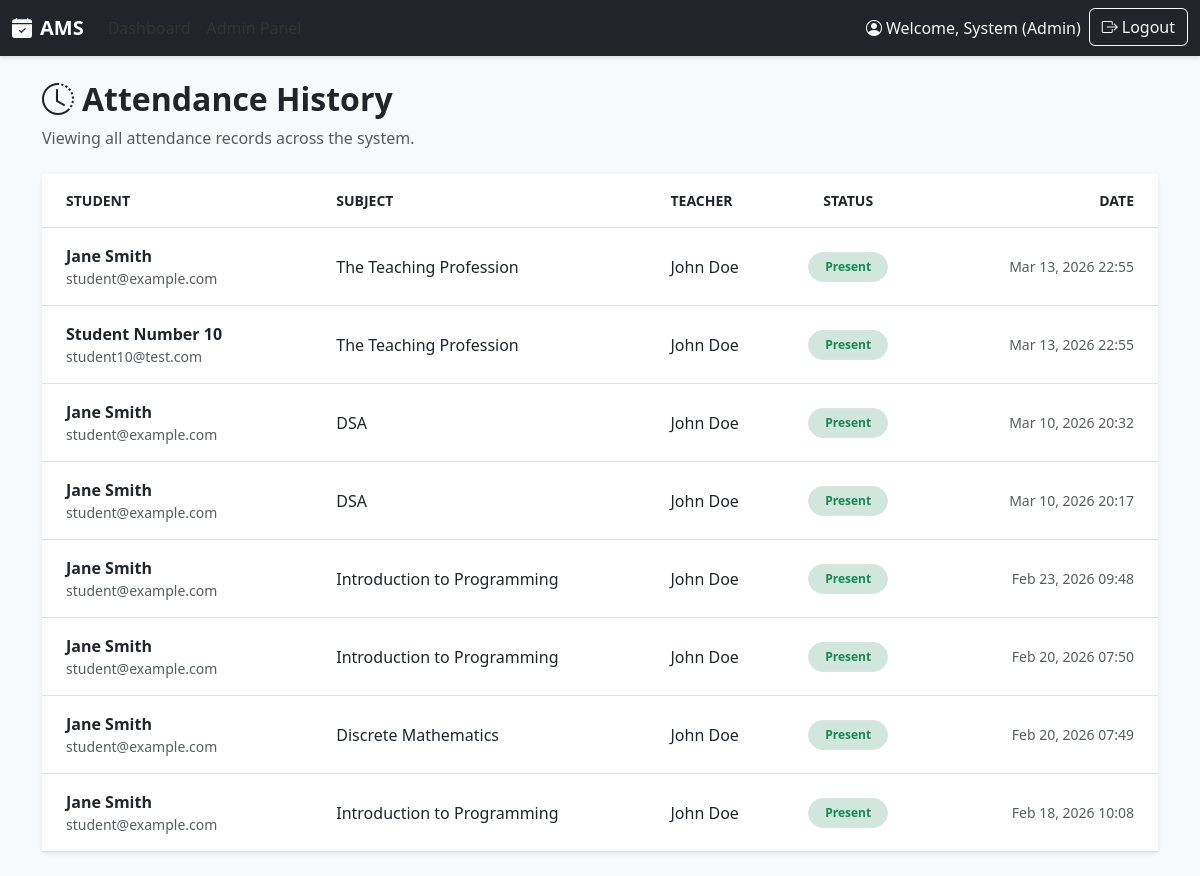
/accounts/admin/attendance/history/ (signed in), run on an earlier commit of the app's database.
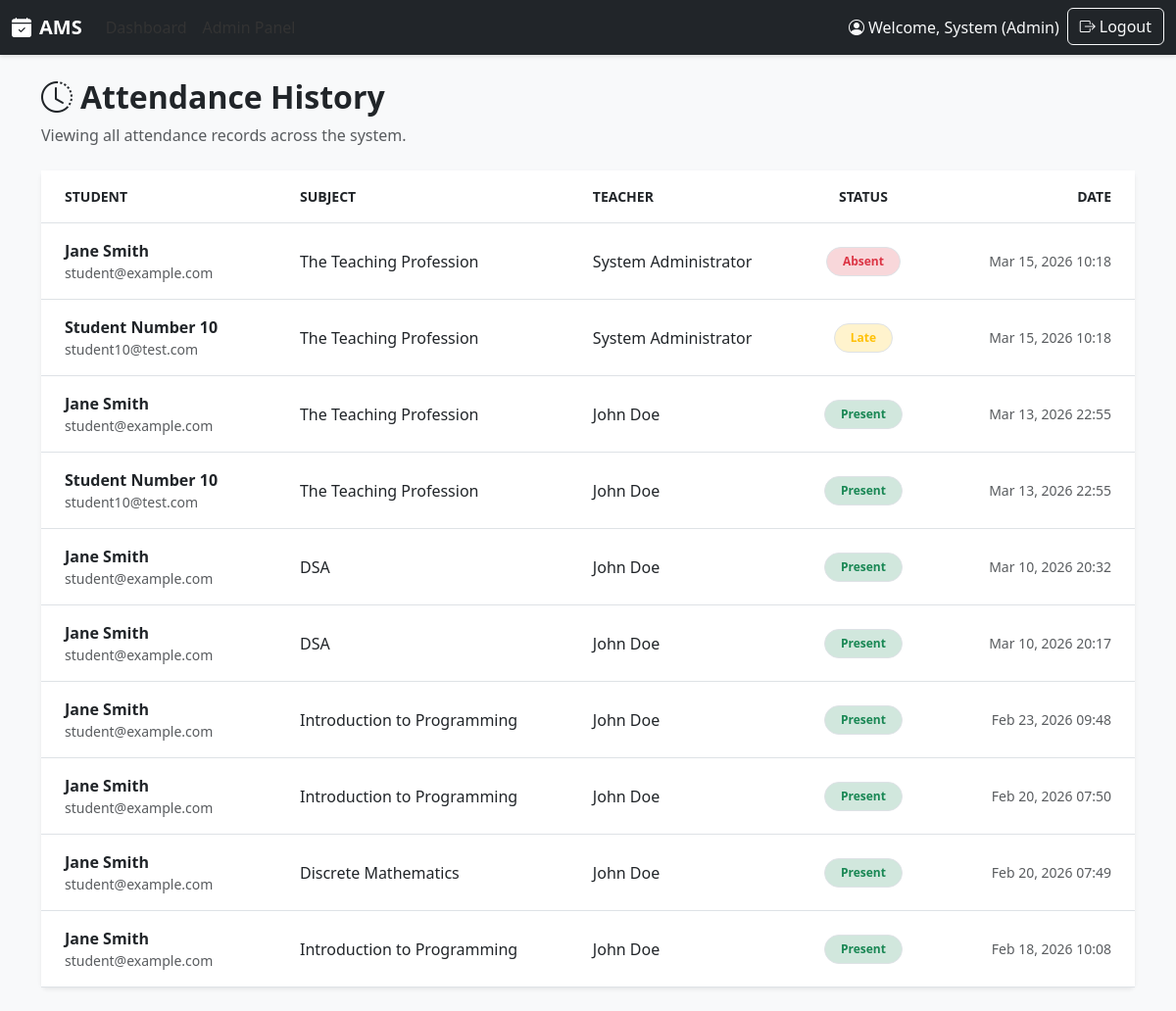
And on a later commit of the database.
### core/models.py (models this page shows, shortened)
class Attendance(models.Model):
    STATUS_CHOICES = [
        ('present', 'Present'),
        ('absent', 'Absent'),
        ('late', 'Late'),
    ]
    VERIFICATION_CHOICES = [
        ('pending', 'Pending'),
        ('verified', 'Verified'),
        ('rejected', 'Rejected'),
    ]
    id = models.UUIDField(primary_key=True, default=uuid.uuid4, editable=False)
    session = models.ForeignKey(ClassSchedule, on_delete=models.CASCADE, related_name='attendances')
    student = models.ForeignKey(Student, on_delete=models.CASCADE, related_name='attendance_records')
    status = models.CharField(max_length=20, choices=STATUS_CHOICES)
    verification_status = models.CharField(max_length=20, choices=VERIFICATION_CHOICES, default='pending')
    marked_by = models.ForeignKey(User, on_delete=models.SET_NULL, null=True, related_name='marked_attendances')
    marked_at = models.DateTimeField(default=timezone.now)
    verified_by = models.ForeignKey(User, on_delete=models.SET_NULL, null=True, related_name='verified_attendances')
    verified_at = models.DateTimeField(null=True, blank=True)
    updated_at = models.DateTimeField(auto_now=True)
    class Meta:
        db_table = 'attendance'
        unique_together = ['session', 'student']
        ordering = ['-session__session_date', 'student__user__lastname']

class Student(models.Model):
    id = models.UUIDField(primary_key=True, default=uuid.uuid4, editable=False)
    user = models.OneToOneField(User, on_delete=models.CASCADE, related_name='student_profile')
    course = models.ForeignKey(Course, on_delete=models.SET_NULL, null=True, related_name='students')
    current_semester = models.IntegerField(default=1)
    enrollment_year = models.IntegerField()
    updated_by = models.ForeignKey(User, on_delete=models.SET_NULL, null=True, related_name='updated_students')
    created_at = models.DateTimeField(auto_now_add=True)
    updated_at = models.DateTimeField(auto_now=True)
    class Meta:
        db_table = 'student'
        ordering = ['-enrollment_year', 'user__lastname']

class User(AbstractUser):
    ROLE_CHOICES = [
        ('admin', 'Admin'),
        ('teacher', 'Teacher'),
        ('student', 'Student'),
    ]
    username = None
    id = models.UUIDField(primary_key=True, default=uuid.uuid4, editable=False)
    firstname = models.CharField(max_length=100)
    middlename = models.CharField(max_length=100, blank=True, null=True)
    lastname = models.CharField(max_length=100)
    email = models.EmailField(unique=True)
    role = models.CharField(max_length=20, choices=ROLE_CHOICES)
    updated_at = models.DateTimeField(auto_now=True)
    USERNAME_FIELD = 'email'
    REQUIRED_FIELDS = ['firstname', 'lastname']
    objects = UserManager()
    class Meta:
        db_table = 'user'
        ordering = ['-date_joined']

class ClassSchedule(models.Model):
    id = models.UUIDField(primary_key=True, default=uuid.uuid4, editable=False)
    subject = models.ForeignKey(Subject, on_delete=models.CASCADE, related_name='schedules')
    session_date = models.DateField()
    start_time = models.TimeField()
    end_time = models.TimeField()
    taught_by = models.ForeignKey(User, on_delete=models.CASCADE, limit_choices_to={'role': 'teacher'}, related_name='classes_taught')
    created_at = models.DateTimeField(auto_now_add=True)
    updated_at = models.DateTimeField(auto_now=True)
    class Meta:
        db_table = 'class_schedule'
        ordering = ['-session_date', 'start_time']

class Subject(models.Model):
    id = models.UUIDField(primary_key=True, default=uuid.uuid4, editable=False)
    course = models.ForeignKey(Course, on_delete=models.CASCADE, related_name='subjects', null=True)
    semester = models.ForeignKey(Semester, on_delete=models.CASCADE, related_name='subjects', null=True)
    subject_code = models.CharField(max_length=50, unique=True)
    subject_name = models.CharField(max_length=200)
    created_at = models.DateTimeField(auto_now_add=True)
    updated_at = models.DateTimeField(auto_now=True)
    class Meta:
        db_table = 'subject'
        ordering = ['subject_code']

### accounts/views.py (the view)
# urls.py: path('admin/attendance/history/', views.attendance_history, name='attendance_history'),
@login_required
@user_passes_test(role_check('admin'), login_url='login')
def attendance_history(request):
    subject_filter = request.GET.get('subject')
    attendance_records = Attendance.objects.all().select_related(
        'student__user', 'session__subject', 'session__taught_by'
    )
    selected_subject = None
    if subject_filter:
        attendance_records = attendance_records.filter(session__subject_id=subject_filter)
        selected_subject = Subject.objects.filter(id=subject_filter).first()
    attendance_records = attendance_records.order_by('-marked_at')
    page_title = 'Attendance History'
    if selected_subject:
        page_title = f'Attendance History: {selected_subject.subject_name}'
    context = {
        'attendance_records': attendance_records,
        'subject_filter': subject_filter,
        'selected_subject': selected_subject,
        'page_title': page_title
    }
    return render(request, 'admin/attendance_history.html', context)

### accounts/views.py (called while the page is built)
def role_check(role):
    def check(user):
        return user.is_authenticated and (user.role == role or user.is_superuser)
    return check

### templates/admin/attendance_history.html (shortened to what this page needs)
{% extends 'base.html' %}
{% block content %}
<div class="mb-4">
    <h2 class="fw-bold"><i class="bi bi-clock-history me-2"></i>{{ page_title }}</h2>
    <p class="text-muted">Viewing all attendance records across the system.</p>
</div>
<div class="card shadow-sm border-0">
    <div class="card-body p-0">
        <div class="table-responsive">
            <table class="table table-hover align-middle mb-0">
                <thead class="bg-light text-muted small text-uppercase">
                    <tr>
                        <th class="px-4 py-3">Student</th>
                        <th class="py-3">Subject</th>
                        <th class="py-3">Teacher</th>
                        <th class="py-3 text-center">Status</th>
                        <th class="px-4 py-3 text-end">Date</th>
                    </tr>
                </thead>
                <tbody>
                    {% for record in attendance_records %}
                    <tr>
                        <td class="px-4 py-3">
                            <div class="fw-bold">
                                {{ record.student.user.firstname }}
                                {{ record.student.user.lastname }}
                            </div>
                            <div class="text-muted small">{{ record.student.user.email }}</div>
                        </td>
                        <td class="py-3">{{ record.session.subject.subject_name }}</td>
                        <td class="py-3">
                            {{ record.session.taught_by.firstname }}
                            {{ record.session.taught_by.lastname }}
                        </td>
                        <td class="py-3 text-center">
                            <span
                                class="badge {% if record.status == 'present' %}bg-success-subtle text-success{% elif record.status == 'absent' %}bg-danger-subtle text-danger{% else %}bg-warning-subtle text-warning{% endif %} rounded-pill px-3 py-2 border">
                                {{ record.status|title }}
                            </span>
                        </td>
                        <td class="px-4 py-3 text-end text-muted small">{{ record.marked_at|date:"M d, Y H:i" }}</td>
                    </tr>
                    {% empty %}
                    <tr>
                        <td colspan="5" class="text-center py-5 text-muted">No attendance records found.</td>
                    </tr>
                    {% endfor %}
                </tbody>
            </table>
        </div>
    </div>
</div>
{% endblock %}

What changed in the data, as far as the page shows it:
added Attendance: student.user.firstname "Jane", student.user.lastname "Smith", student.user.email "student@example.com", session.subject.subject_name "The Teaching Profession", session.taught_by.firstname "System", session.taught_by.lastname "Administrator", status "Absent", marked_at "Mar 15, 2026 10:18"
added Attendance: student.user.firstname "Student", student.user.lastname "Number 10", student.user.email "student10@test.com", session.subject.subject_name "The Teaching Profession", session.taught_by.firstname "System", session.taught_by.lastname "Administrator", status "Late", marked_at "Mar 15, 2026 10:18"
